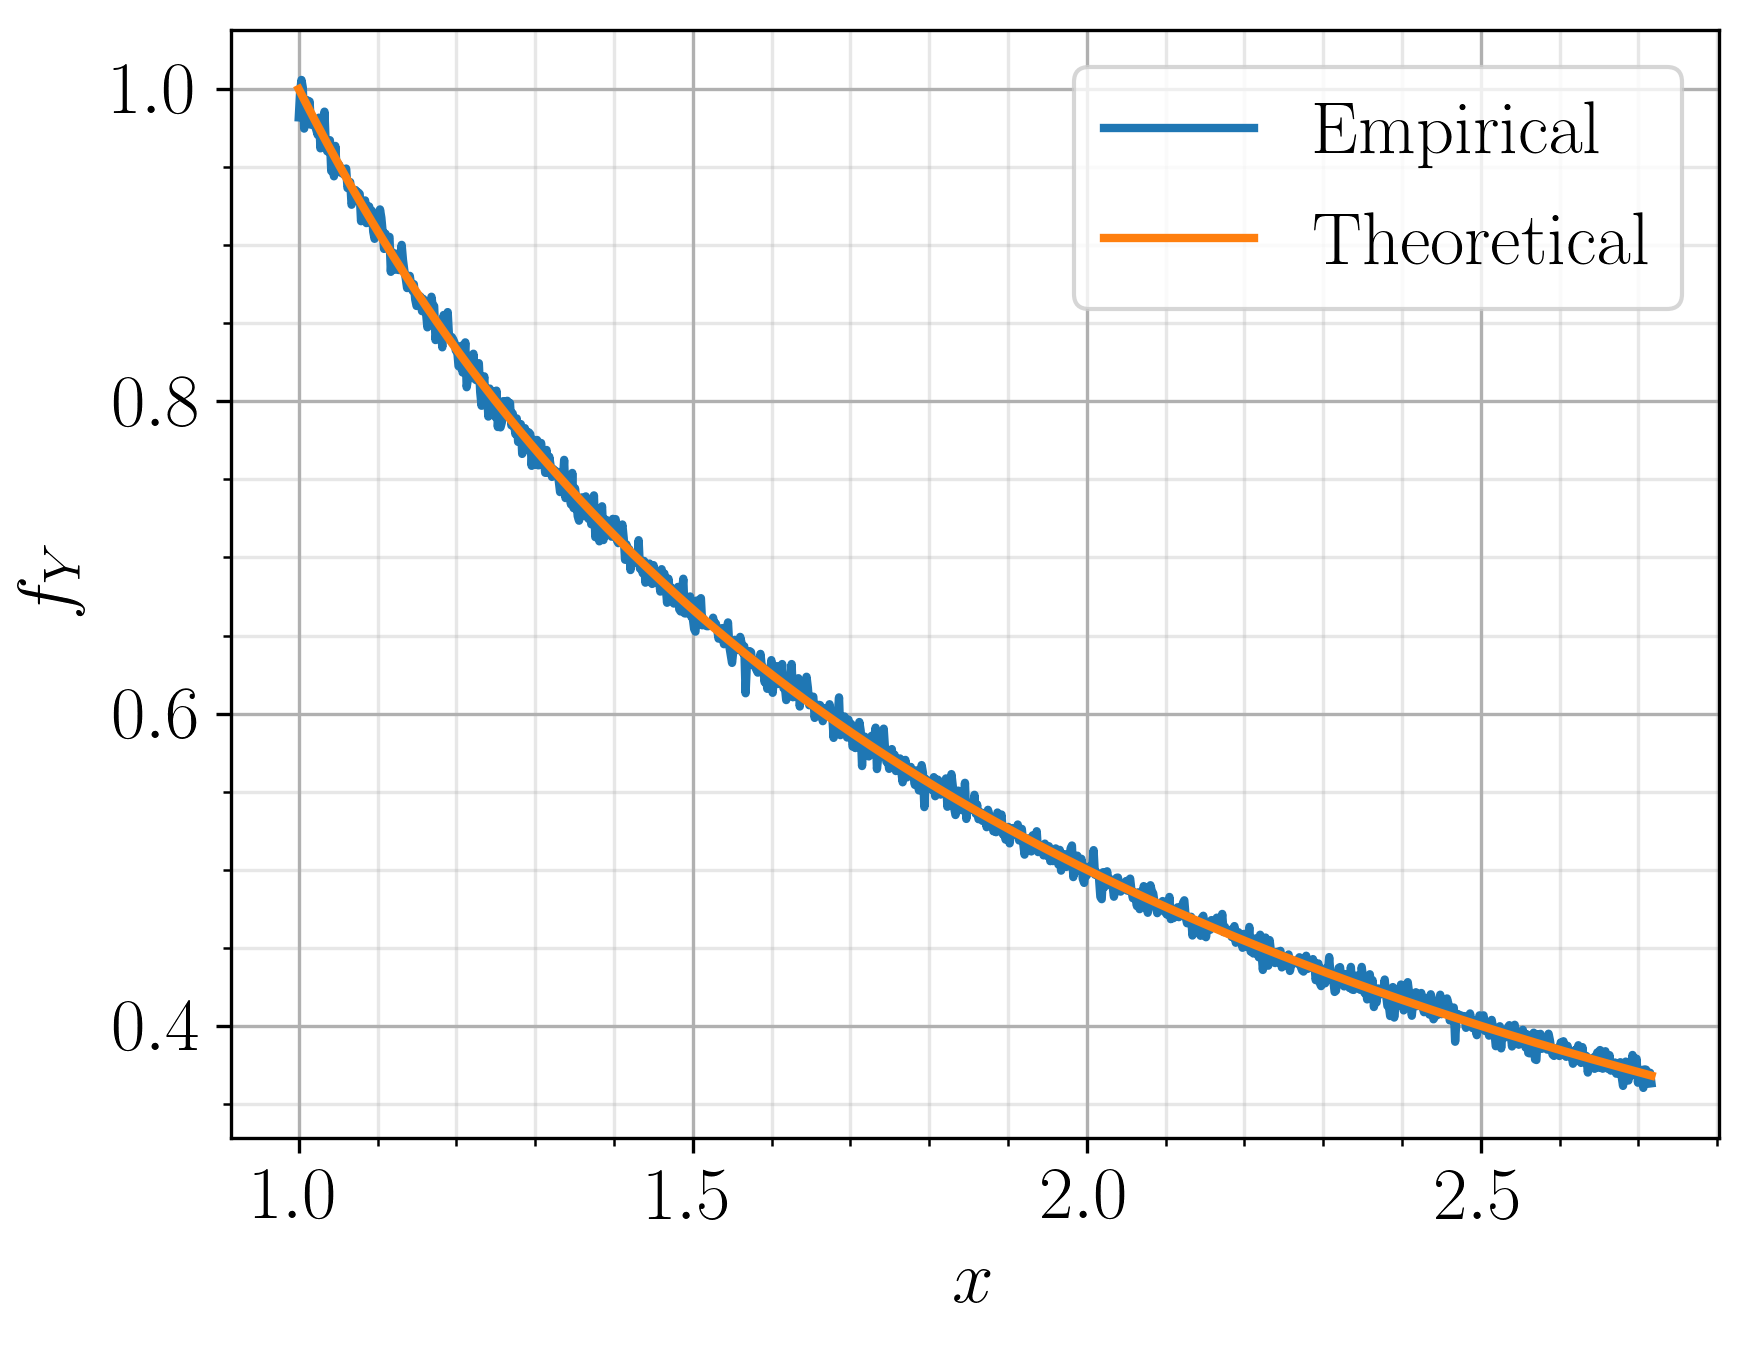

Write the Python code that produced this figure.
from os.path import basename
import matplotlib.pyplot as plt
import numpy as np
from matplotlib import rc

def pdf_empirical_evaluation(x, nbins):
    if not nbins:
        nbins = 1000

    h, bins_centers, patches = plt.hist(x, nbins)
    bin_width = bins_centers[1:] - bins_centers[:len(bins_centers) - 1]
    bin_width = np.mean(bin_width)
    epdf = (h/len(x))/bin_width

    return epdf, bins_centers

if __name__ == "__main__":
    # I hate small fonts!
    rc('font', **{'size': 18})
    rc('font', **{'family':'serif', 'serif':['Arial']})
    rc('text', usetex=True) # requires LaTeX!!!
    plt.close('all')
    plt.ion() # interactive

    trials = int(1e7)
    var = 1
    m = 0
    x = np.random.uniform(low=0., high=1., size=trials)

    y = np.exp(x)

    epdf, bins_centers = pdf_empirical_evaluation(y, nbins=1000)

    plt.clf()
    plt.plot(bins_centers[:len(epdf)], epdf, label='Empirical', linewidth=2)
    plt.plot(bins_centers[:len(epdf)], 1/bins_centers[:len(epdf)], label='Theoretical', linewidth=2)
    plt.xlabel('$x$')
    plt.ylabel('$f_Y$')
    plt.minorticks_on()
    plt.grid(which='major',)
    plt.grid(which='minor', alpha=0.3)
    plt.legend()
    plt.show()

    img_fname = basename(__file__).replace('py', 'png')
    plt.savefig(img_fname, dpi=300, bbox_inches='tight')
